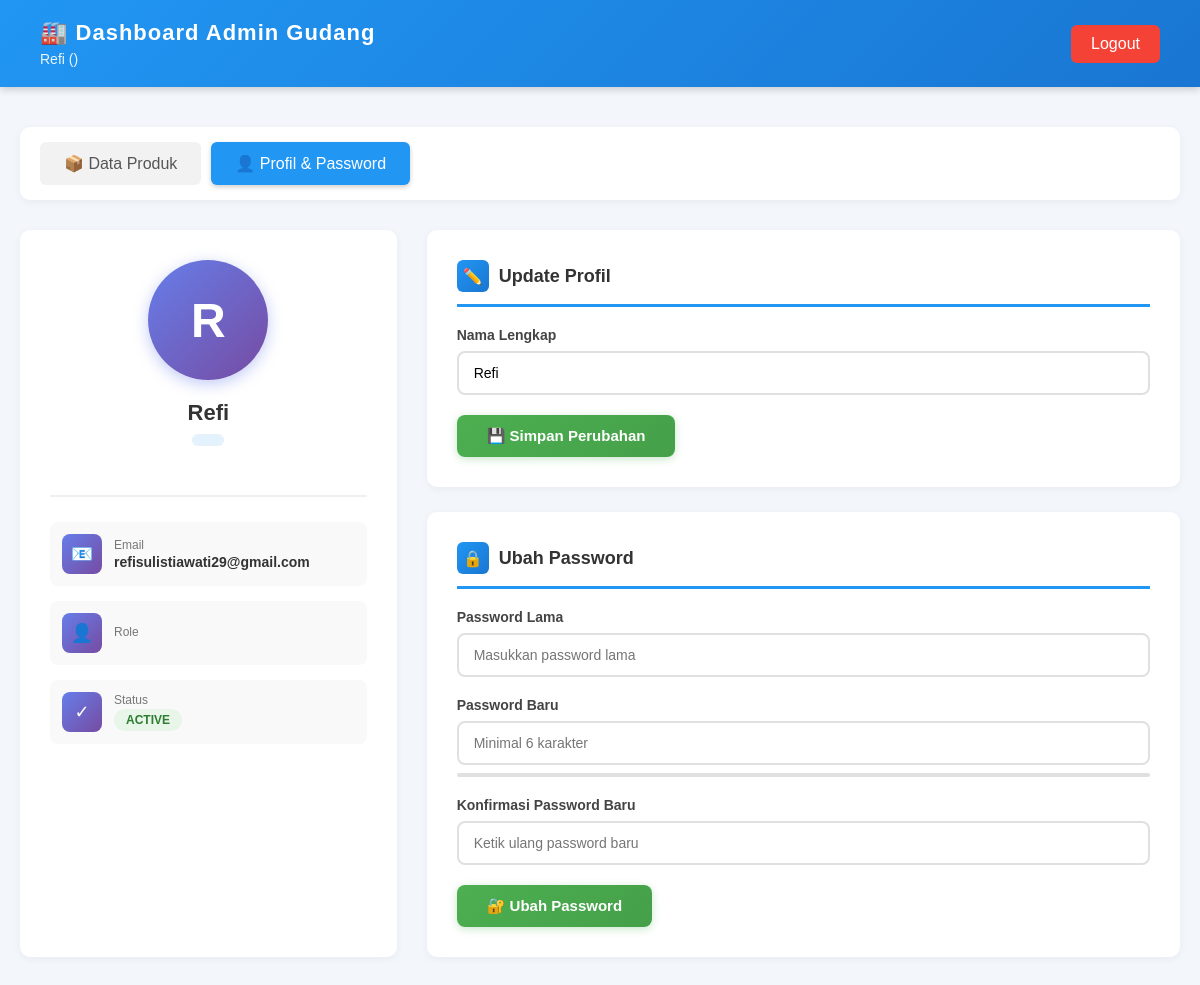
Page /dashboard/profile.php (signed in) on the committed database.
### tables this page shows
CREATE TABLE `users` (
  `id` int(11) NOT NULL,
  `nama` varchar(100) NOT NULL,
  `email` varchar(100) NOT NULL,
  `password` varchar(255) NOT NULL,
  `activation_token` varchar(255) DEFAULT NULL,
  `is_active` tinyint(1) DEFAULT 0,
  `role` enum('admin','user') DEFAULT 'admin',
  `status` enum('PENDING','ACTIVE') DEFAULT 'PENDING',
  `reset_token` varchar(255) DEFAULT NULL,
  `reset_token_expired` datetime DEFAULT NULL,
  `created_at` timestamp NOT NULL DEFAULT current_timestamp()
);

### dashboard/profile.php (the view, shortened to what this page needs)
<?php
include '../config/conn_db.php';
$user = mysqli_fetch_assoc(mysqli_query($conn, "SELECT * FROM users WHERE id=" . $_SESSION['user_id']));
?>
<!DOCTYPE html>
<html lang="id">
<head>
</head>
<body>
    <div class="header">
        <div>
            <h1>🏭 Dashboard Admin Gudang</h1>
            <div class="user-info">
                <?= htmlspecialchars($_SESSION['user_name']) ?> (<?= htmlspecialchars($_SESSION['user_role']) ?>)
            </div>
        </div>
        <a href="../auth/logout.php" class="logout-btn">Logout</a>
    </div>
    <div class="container">
        <div class="nav-tabs">
            <a href="index.php">📦 Data Produk</a>
            <a href="profile.php" class="active">👤 Profil & Password</a>
        </div>
        <div class="content-grid">
            <div class="profile-card">
                <div class="profile-avatar">
                    <?= strtoupper(substr($user['nama'], 0, 1)) ?>
                </div>
                <div class="profile-name"><?= htmlspecialchars($user['nama']) ?></div>
                <div class="profile-role"><?= htmlspecialchars($user['role']) ?></div>
                <div class="profile-info">
                    <div class="profile-info-item">
                        <div class="profile-info-icon">📧</div>
                        <div class="profile-info-text">
                            <div class="profile-info-label">Email</div>
                            <div class="profile-info-value"><?= htmlspecialchars($user['email']) ?></div>
                        </div>
                    </div>
                    <div class="profile-info-item">
                        <div class="profile-info-icon">👤</div>
                        <div class="profile-info-text">
                            <div class="profile-info-label">Role</div>
                        </div>
                    </div>
                    <div class="profile-info-item">
                        <div class="profile-info-icon">✓</div>
                        <div class="profile-info-text">
                            <div class="profile-info-label">Status</div>
                            <div class="profile-info-value">
                                <span class="status-badge"><?= htmlspecialchars($user['status']) ?></span>
                            </div>
                        </div>
                    </div>
                </div>
            </div>
            <div class="forms-container">
                <div class="form-card">
                    <h3>
                        <div class="form-icon">✏️</div>
                        Update Profil
                    </h3>
                    <form method="POST">
                        <div class="form-group">
                            <label>Nama Lengkap</label>
                            <input type="text" name="nama" value="<?= htmlspecialchars($user['nama']) ?>" required placeholder="Masukkan nama lengkap">
                        </div>
                        <button type="submit" name="update" class="btn">💾 Simpan Perubahan</button>
                    </form>
                </div>
                <div class="form-card">
                    <h3>
                        <div class="form-icon">🔒</div>
                        Ubah Password
                    </h3>
                    <form method="POST">
                        <div class="form-group">
                            <label>Password Lama</label>
                            <input type="password" name="current_password" required placeholder="Masukkan password lama">
                        </div>
                        <div class="form-group">
                            <label>Password Baru</label>
                            <input type="password" name="new_password" id="new_password" required minlength="6" placeholder="Minimal 6 karakter">
                            <div class="password-strength">
                                <div class="strength-bar">
                                    <div class="strength-bar-fill" id="strength-fill"></div>
                                </div>
                            </div>
                        </div>
                        <div class="form-group">
                            <label>Konfirmasi Password Baru</label>
                            <input type="password" name="confirm_password" required minlength="6" placeholder="Ketik ulang password baru">
                        </div>
                        <button type="submit" name="change_password" class="btn">🔐 Ubah Password</button>
                    </form>
                </div>
            </div>
        </div>
    </div>
</body>
</html>

### dashboard/profile.php (style rules this page uses)
* { margin: 0; padding: 0; box-sizing: border-box; font-family: "Poppins", sans-serif; }
body { background: #f3f6fa; color: #333; }
.header { background: linear-gradient(135deg, #2196F3, #1976D2); color: white; padding: 20px 40px; display: flex; justify-content: space-between; align-items: center; box-shadow: 0 2px 8px rgba(0,0,0,0.2); }
.header h1 { font-size: 22px; letter-spacing: 1px; }
.user-info { font-size: 14px; opacity: 0.9; margin-top: 5px; }
.logout-btn { background: #f44336; color: white; padding: 10px 20px; border: none; border-radius: 6px; cursor: pointer; text-decoration: none; transition: background 0.3s; font-weight: 500; }
.container { max-width: 1200px; margin: 40px auto; padding: 0 20px; }
.nav-tabs { margin-bottom: 30px; display: flex; gap: 10px; background: white; padding: 15px 20px; border-radius: 10px; box-shadow: 0 2px 8px rgba(0,0,0,0.05); }
.nav-tabs a { padding: 12px 24px; border-radius: 6px; text-decoration: none; color: #555; background: #f2f2f2; transition: all 0.3s; font-weight: 500; }
.nav-tabs a.active { background: #2196F3; color: white; box-shadow: 0 2px 5px rgba(0,0,0,0.2); }
.content-grid { display: grid; grid-template-columns: 1fr 2fr; gap: 30px; margin-bottom: 30px; }
.profile-card { background: white; padding: 30px; border-radius: 10px; box-shadow: 0 2px 8px rgba(0,0,0,0.05); text-align: center; }
.profile-avatar { width: 120px; height: 120px; background: linear-gradient(135deg, #667eea 0%, #764ba2 100%); border-radius: 50%; margin: 0 auto 20px; display: flex; align-items: center; justify-content: center; font-size: 48px; color: white; font-weight: bold; box-shadow: 0 4px 15px rgba(102, 126, 234, 0.4); }
.profile-name { font-size: 22px; font-weight: 600; color: #333; margin-bottom: 8px; }
.profile-role { display: inline-block; padding: 6px 16px; background: #e3f2fd; color: #1976D2; border-radius: 20px; font-size: 13px; font-weight: 600; margin-bottom: 20px; }
.profile-info { text-align: left; margin-top: 25px; padding-top: 25px; border-top: 2px solid #f0f0f0; }
.profile-info-item { display: flex; align-items: center; gap: 12px; margin-bottom: 15px; padding: 12px; background: #f9f9f9; border-radius: 8px; }
.profile-info-icon { width: 40px; height: 40px; background: linear-gradient(135deg, #667eea 0%, #764ba2 100%); border-radius: 8px; display: flex; align-items: center; justify-content: center; color: white; font-size: 18px; }
.profile-info-text { flex: 1; }
.profile-info-label { font-size: 12px; color: #777; margin-bottom: 2px; }
.profile-info-value { font-size: 14px; font-weight: 600; color: #333; }
.status-badge { display: inline-block; padding: 4px 12px; background: #e8f5e9; color: #2e7d32; border-radius: 12px; font-size: 12px; font-weight: 600; }
.forms-container { display: flex; flex-direction: column; gap: 25px; }
.form-card { background: white; padding: 30px; border-radius: 10px; box-shadow: 0 2px 8px rgba(0,0,0,0.05); }
.form-card h3 { font-size: 18px; color: #333; margin-bottom: 20px; padding-bottom: 12px; border-bottom: 3px solid #2196F3; display: flex; align-items: center; gap: 10px; }
.form-icon { width: 32px; height: 32px; background: linear-gradient(135deg, #2196F3, #1976D2); border-radius: 6px; display: flex; align-items: center; justify-content: center; color: white; font-size: 16px; }
.form-group { margin-bottom: 20px; }
.form-group label { display: block; margin-bottom: 8px; color: #444; font-weight: 600; font-size: 14px; }
.form-group input { width: 100%; padding: 12px 15px; border: 2px solid #e0e0e0; border-radius: 8px; font-size: 14px; transition: all 0.3s; }
.btn { padding: 12px 30px; background: linear-gradient(135deg, #4CAF50, #45a049); color: white; border: none; border-radius: 8px; cursor: pointer; font-size: 15px; font-weight: 600; transition: all 0.3s; box-shadow: 0 2px 8px rgba(76, 175, 80, 0.3); }
.password-strength { margin-top: 8px; font-size: 12px; color: #666; }
.strength-bar { height: 4px; background: #e0e0e0; border-radius: 2px; margin-top: 5px; overflow: hidden; }
.strength-bar-fill { height: 100%; transition: all 0.3s; border-radius: 2px; }

### rows in the picture
users: nama "R", nama "Refi", email "refisulistiawati29@gmail.com", status "ACTIVE"

### other values in the picture
$_SESSION['user_name'] "Refi"
